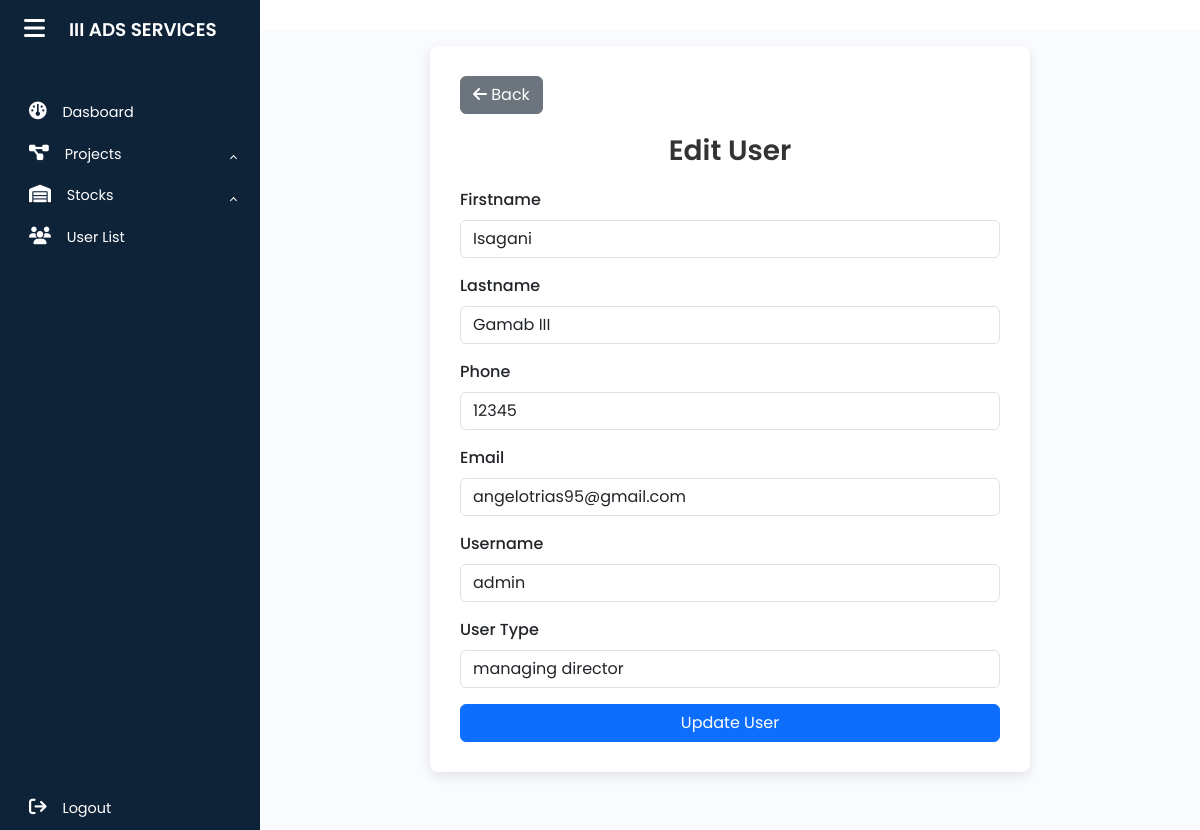
/md_dashboard/employee/edituser.php?account_id=1003 (signed in), run on the app's committed database.
### tables this page shows
CREATE TABLE `account` (
  `account_id` int NOT NULL AUTO_INCREMENT,
  `user_id` int DEFAULT NULL,
  `username` varchar(255) DEFAULT NULL,
  `password` varchar(255) DEFAULT NULL,
  `role` enum('user','managing director') DEFAULT NULL,
  PRIMARY KEY (`account_id`),
  KEY `fk_account_user` (`user_id`),
  CONSTRAINT `fk_account_user` FOREIGN KEY (`user_id`) REFERENCES `user_info` (`user_id`) ON DELETE CASCADE ON UPDATE CASCADE
);

CREATE TABLE `user_info` (
  `user_id` int NOT NULL AUTO_INCREMENT,
  `avatar` blob,
  `firstname` varchar(255) DEFAULT NULL,
  `lastname` varchar(255) DEFAULT NULL,
  `phone` bigint DEFAULT NULL,
  `email` varchar(255) DEFAULT NULL,
  PRIMARY KEY (`user_id`)
);

### md_dashboard/employee/edituser.php (the view, shortened to what this page needs)
<?php
include '../../asset/database/db.php';
$account_id = intval($_GET['account_id']);
$sql = "SELECT u.*, a.account_id, a.role, a.username, a.password
        FROM user_info u
        JOIN account a ON u.user_id = a.user_id
        WHERE a.account_id = ? LIMIT 1";
$stmt = $conn->prepare($sql);
$stmt->bind_param("i", $account_id);
$stmt->execute();
$result = $stmt->get_result();
$user = $result->fetch_assoc();
?>
<!DOCTYPE html>
<html lang="en">
<head>
  <link href="https://cdn.jsdelivr.net/npm/bootstrap@5.3.0/dist/css/bootstrap.min.css" rel="stylesheet">
  <link href="https://cdn.lineicons.com/4.0/lineicons.css" rel="stylesheet">
</head>
<body>
  <div class="wrapper">
  <?php require '../../asset/includes/sidebar.php'; ?>
    <div class="main p-3">
      <div class="edit-card">
        <a href="user.php" class="btn btn-secondary btn-back">
          <i class="fa fa-arrow-left"></i> Back
        </a>
        <h3>Edit User</h3>
        <form action="updateuser.php" method="POST">
          <div class="mb-3">
            <label for="firstname" class="form-label">Firstname</label>
            <input type="text" name="firstname" class="form-control"
                   value="<?php echo htmlspecialchars($user['firstname']); ?>" required>
          </div>
          <div class="mb-3">
            <label for="lastname" class="form-label">Lastname</label>
            <input type="text" name="lastname" class="form-control"
                   value="<?php echo htmlspecialchars($user['lastname']); ?>" required>
          </div>
          <div class="mb-3">
            <label for="phone" class="form-label">Phone</label>
            <input type="text" name="phone" class="form-control"
                   value="<?php echo htmlspecialchars($user['phone']); ?>" required>
          </div>
          <div class="mb-3">
            <label for="email" class="form-label">Email</label>
            <input type="email" name="email" class="form-control"
                   value="<?php echo htmlspecialchars($user['email']); ?>" required>
          </div>
          <div class="mb-3">
            <label for="username" class="form-label">Username</label>
            <input type="text" name="username" class="form-control"
                   value="<?php echo htmlspecialchars($user['username']); ?>" required>
          </div>
          <div class="mb-3">
            <label for="role" class="form-label">User Type</label>
            <input type="text" name="role" class="form-control"
                   value="<?php echo htmlspecialchars($user['role']); ?>" readonly>
          </div>
          <button type="submit" name="edit_user" class="btn btn-primary w-100">Update User</button>
        </form>
      </div>
    </div>
  </div>
</body>
</html>

### asset/css/sidebar.css (style rules this page uses)
a { text-decoration: none; }
body { font-family: 'Poppins', sans-serif; }
.wrapper { display: flex; }
.main { min-height: 100vh; width: 100%; overflow: hidden; transition: all 0.35s ease-in-out; background-color: #fafbfe; }

### md_dashboard/employee/edituser.php (style rules this page uses)
body { background-color: #f8f9fa; font-family: 'Segoe UI', Tahoma, Geneva, Verdana, sans-serif; }
.main { margin-top: 30px; }
.edit-card { background-color: #fff; border-radius: 8px; box-shadow: 0 4px 12px rgba(0,0,0,0.1); padding: 30px; max-width: 600px; margin: 0 auto; }
.edit-card h3 { margin-bottom: 20px; text-align: center; font-weight: 600; color: #333; }
.btn-back { margin-bottom: 20px; }
.form-label { font-weight: 500; }
.btn-primary { background-color: #007bff; border: none; padding: 10px 20px; font-weight: 500; }

### data on the page
account: firstname "Isagani", lastname "Gamab III", phone "12345", email "angelotrias95@gmail.com", username "admin", role "managing director"
